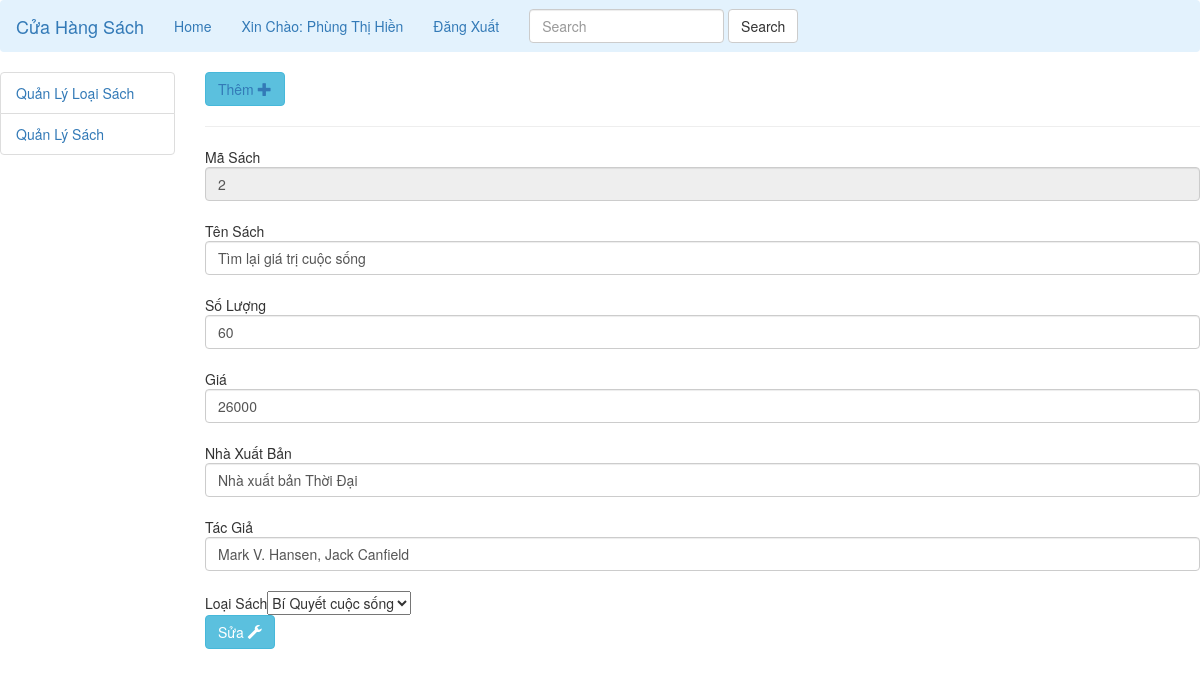
The page /quanLy.php?p=6&suasach=2 (signed in) on the database its author committed.
### tables this page shows
CREATE TABLE IF NOT EXISTS `sach` (
`MaSach` int(11) NOT NULL,
  `TenSach` varchar(500) NOT NULL,
  `MaLoaiSach` int(11) NOT NULL,
  `SoLuong` int(11) NOT NULL,
  `Gia` bigint(20) NOT NULL,
  `NhaXuatBan` varchar(100) NOT NULL,
  `TacGia` varchar(100) NOT NULL,
  `image` varchar(50) NOT NULL
);

### bo/sachbo.php (called while the page is built, shortened)
<?php
include './dao/sachdao.php';
?>
<?php
class sachbo {
    var $listSach;
    public function __construct() {
        $this->listSach = array();
    }
    public function getSach() {
        $sachdao = new sachdao();
        $this->listSach = $sachdao->getSach();
        return $this->listSach;
    }
    public function getSachTheoMaSach($ms) {
        foreach ($this->listSach as $value) {
            if ($value->maSach === $ms) {
                return $value;
            }
        }
        return null;
    }
}

### dao/sachdao.php (called while the page is built, shortened)
<?php include './bean/sachbean.php'; ?>
<?php
class sachdao {
    public function getSach() {
        $arr = array();
        $conn = mysqli_connect("localhost:3305", "root", "", "qlsach");
        mysqli_set_charset($conn, 'UTF8');
        $sql = "select * from sach";
        $result = $conn->query($sql);
        if ($result->num_rows > 0) {
            while ($row = $result->fetch_assoc()) {
                $sach = new sachbean($row["MaSach"], $row["TenSach"], $row["MaLoaiSach"], $row["SoLuong"], $row["Gia"], $row["NhaXuatBan"], $row["TacGia"], $row["image"]);
                $arr[] = $sach;
            }
        }
        return $arr;
    }
}

### bean/sachbean.php (called while the page is built, shortened)
<?php
class sachbean {
    function __construct($maSach, $tenSach, $maLoaiSach, $soLuong, $gia, $nhaXuatBan, $tacGia, $image) {
        $this->maSach = $maSach;
        $this->tenSach = $tenSach;
        $this->maLoaiSach = $maLoaiSach;
        $this->soLuong = $soLuong;
        $this->gia = $gia;
        $this->nhaXuatBan = $nhaXuatBan;
        $this->tacGia = $tacGia;
    }
}

### dao/loaisachdao.php (called while the page is built, shortened)
<?php include './bean/loaisachbean.php';?>
<?php
class loaisachdao {
    public function getLoaiSach(){
        $arr= array();
        $conn= mysqli_connect("localhost:3305", "root", "", "qlsach");
        mysqli_set_charset($conn, 'UTF8');
        $sql="select * from loaisach";
        $result = $conn->query($sql);
        if ($result->num_rows > 0) {
            while ($row = $result->fetch_assoc()) {
                $loaiSach= new loaisachbean($row["MaLoaiSach"], $row["TenLoaiSach"]);
                $arr[]=$loaiSach;
            }
        }
        return $arr;
    }
}
?>

### bo/loaisachbo.php (called while the page is built, shortened)
<?php
include './dao/loaisachdao.php';
class loaisachbo {
    public function getLoaiSach() {
        $lsdao = new loaiSachdao();
        $this->listlsach=$lsdao->getLoaiSach();
        return $this->listlsach;
    }
}

### bean/loaisachbean.php (called while the page is built, shortened)
<?php
class loaisachbean {
    function __construct($maLoaiSach, $tenLoaiSach) {
        $this->maLoaiSach = $maLoaiSach;
        $this->tenLoaiSach = $tenLoaiSach;
    }
}

### pages/QuanLySach.php (the view, shortened to what this page needs)
<?php
$sachbo = new sachbo();
$sachbo->getSach();
if (isset($_GET["ml"])) {
    $maLoai = $_GET["ml"];
    $lsSach = $sachbo->getSachTheoMa($maLoai);
} else {
    if (isset($_POST["txtSearch"])) {
        $ten = $_POST["txtSearch"];
        $lsSach = $sachbo->getSachTheoTen($ten);
    } else {
        $lsSach = $sachbo->getSach();
    }
}
?>
<?php
if(!isset($_GET["sualk"]))
{
    ?>
    <button class="btn btn-info"><a href="quanLy.php?p=9">Thêm <span class="glyphicon">&#x2b;</span></a></button><hr>
    <?php
}
?>
<?php
if (isset($_GET["suasach"])) {
    $ms = $_GET["suasach"];
    $sach = $sachbo->getSachTheoMaSach($ms);
    $lbo = new loaisachbo();
    $lsLoai = $lbo->getLoaiSach();
    ?>
        <form method="POST" action="quanLy.php?p=6">
        Mã Sách<input type="text" class="form-control" readonly name="txtMaSach" value="<?php echo $sach->maSach; ?>"><br>
        Tên Sách<input type="text" class="form-control" name="txtTenSach" required value="<?php echo $sach->tenSach; ?>"><br>
        Số Lượng<input type="text" class="form-control" name="txtSoLuong" required value="<?php echo $sach->soLuong; ?>"><br>
        Giá<input type="text" class="form-control" name="txtGia" value="<?php echo $sach->gia; ?>"><br>
        Nhà Xuất Bản<input type="text" class="form-control" name="txtNXB" required value="<?php echo $sach->nhaXuatBan; ?>"><br>
        Tác Giả<input type="text" class="form-control" name="txtTG" required value="<?php echo $sach->tacGia; ?>"><br>
        Loại Sách<select name="txtLoaiSach">
    <?php
    foreach ($lsLoai as $value) {
        if ($sach->maLoaiSach === $value->maLoaiSach) {
            ?>
                    <option selected="<?php $value->maLoaiSach ?>" value="<?php echo $value->maLoaiSach ?>"><?php echo $value->tenLoaiSach ?></option>
                    <?php
                    continue;
                }
                ?>
            <?php } ?>
        </select>
        <br><button type="submit" class="btn btn-info" name="butSua">Sửa <span class="glyphicon">&#xe136;</span></button>
    </form>
    <?php } ?>

### rows shown on the page
sach: txtMaSach "2", txtTenSach "Tìm lại giá trị cuộc sống", txtSoLuong "60", txtGia "26000", txtNXB "Nhà xuất bản Thời Đại", txtTG "Mark V. Hansen, Jack Canfield"

### other values the page prints
$_SESSION["userName"] "Phùng Thị Hiền"
form field txtLoaiSach "Bí Quyết cuộc sống"
